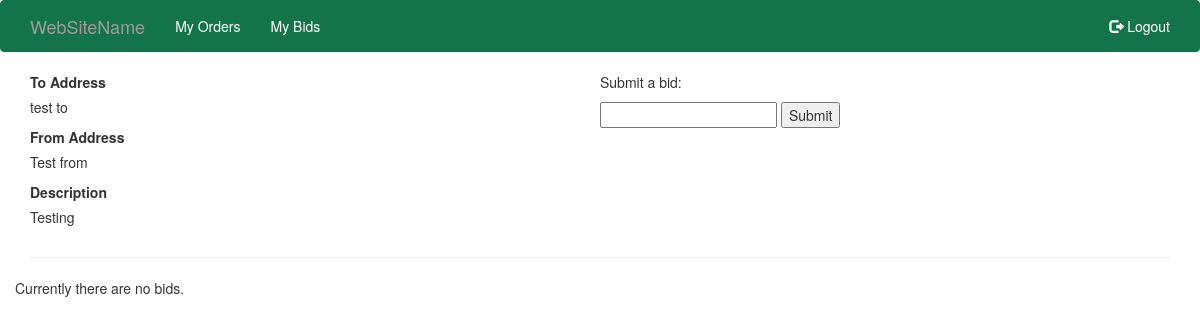
/order/detail/2/, run on an earlier commit of the app's database.
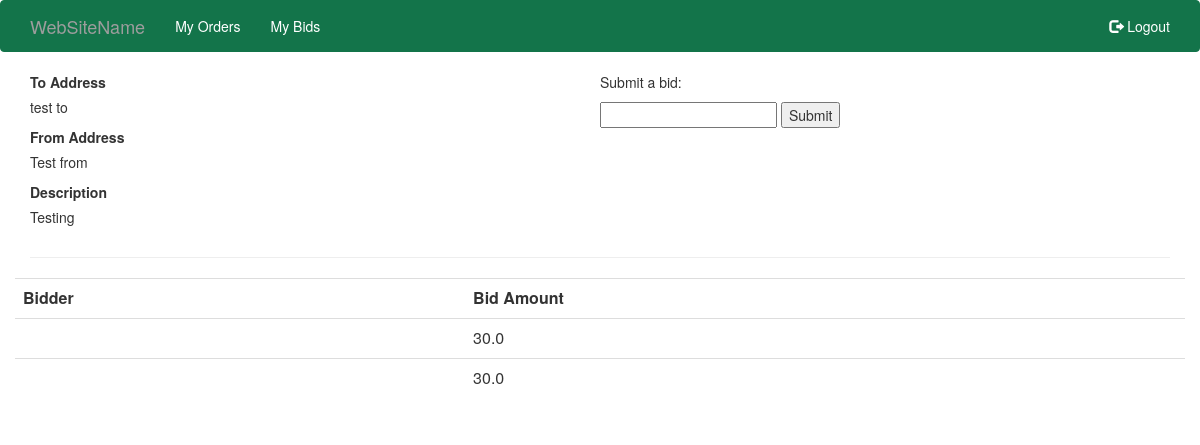
And on a later commit of the database.
### order/models.py (models this page shows)
class Bids(models.Model):
    user = models.ForeignKey(User)
    amount = models.FloatField()
    order = models.ForeignKey(Order)
    bid_accepted = models.BooleanField(default=False)

### order/edit_views.py (the view)
# urls.py: url('^order/detail/(?P<pk>[0-9]+)/$', (GenericDetail.as_view(template_name = 'order_detail.html', model=Order)), name='order_detail'),
class GenericDetail(DetailView):
    def __init__(self, **kwargs):
        super(GenericDetail, self).__init__(**kwargs)
    def get_context_data(self, **kwargs):
        context = super(GenericDetail, self).get_context_data(**kwargs)
        if resolve(self.request.path_info).url_name == 'order_detail':
            context['bids'] = Bids.objects.filter(order=kwargs['object'])
        return context

### order/templates/order_detail.html (shortened to what this page needs)
{% extends 'base.html' %}
{% block content %}
<div class="row">
    <div class="col-md-6">
        <p class="bold detail-label">To Address</p>
        <span class="detail-text">
            {{object.to_address}}
        </span>
        <p class="bold detail-label">From Address</p>
        <span class="detail-text">
            {{object.from_address}}
        </span>
        <p class="bold detail-label">Description</p>
        <span class="detail-text">
            {{object.description}}
        </span>
    </div>
    <div class="col-md-6">
        <div class="row">
            <p>Submit a bid:</p>
            <form action="{% url 'bid_create' object.id %}" method="POST">
                <input type="number" name="amount">
                <input type="submit" value="Submit"/>
            </form>
        </div>
    </div>
</div>
<hr>
<div class="row">
    {% if bids.0 %}
    <table class="table">
        <tr>
            <th>Bidder</th>
            <th>Bid Amount</th>
        </tr>
        {% for bid in bids %}
        <tr>
            <td>{{bid.user.first_name}} {{bid.user.last_name}}</td>
            <td>{{bid.amount}}</td>
        </tr>
        {% endfor %}
    </table>
    {% else %}
        <p>Currently there are no bids.</p>
    {% endif %}
</div>
{% endblock %}

What changed in the data, as far as the page shows it:
added Bids: amount "30.0"
added Bids: amount "30.0"
Also different on the page:
text no longer shown: "Currently there are no bids."
text now shown: "Bidder Bid Amount"
